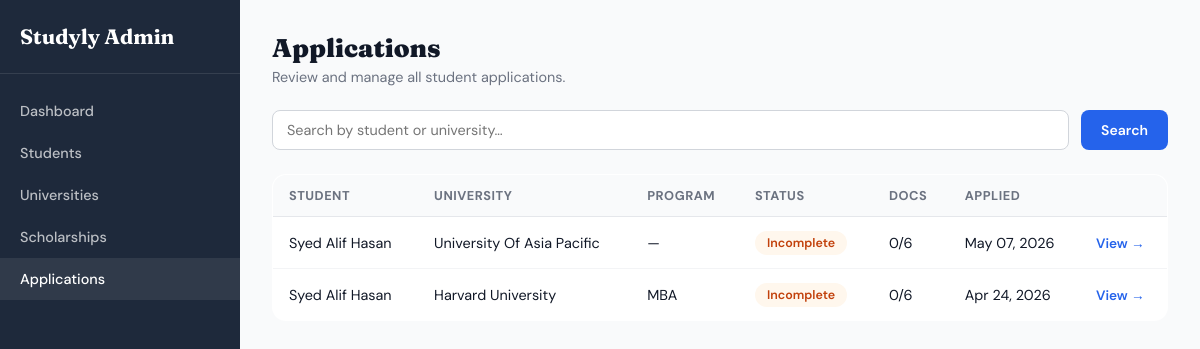
Before: /adminpanel/applications/ (signed in) with the older database file.
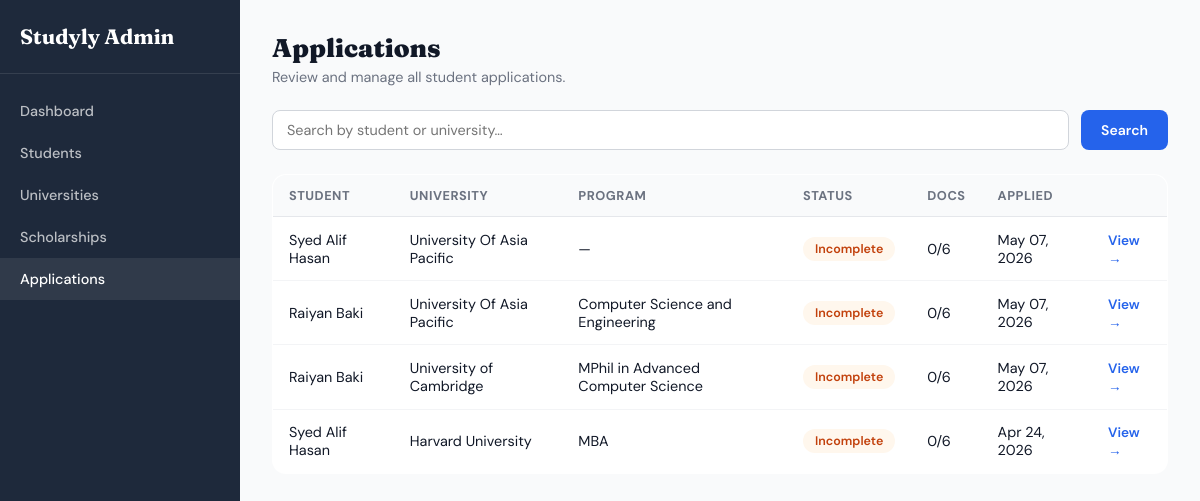
After: the same page with the newer database file.
### applications/models.py (models this page shows, shortened)
class Application(models.Model):
    STATUS_CHOICES = [
        ('incomplete',   'Incomplete'),
        ('submitted',    'Submitted'),
        ('under_review', 'Under Review'),
        ('accepted',     'Accepted'),
        ('rejected',     'Rejected'),
    ]
    user = models.ForeignKey(
        settings.AUTH_USER_MODEL,
        on_delete=models.CASCADE,
        related_name='applications'
    )
    university = models.ForeignKey(
        University,
        on_delete=models.CASCADE,
        related_name='applications'
    )
    program = models.ForeignKey(
        Program,
        on_delete=models.SET_NULL,
        null=True, blank=True,
        related_name='applications'
    )
    status = models.CharField(
        max_length=20,
        choices=STATUS_CHOICES,
        default='incomplete'
    )
    personal_statement = models.FileField(
        upload_to='applications/personal_statements/',
        null=True, blank=True
    )
    transcripts = models.FileField(
        upload_to='applications/transcripts/',
        null=True, blank=True
    )
    recommendations = models.FileField(
        upload_to='applications/recommendations/',
        null=True, blank=True
    )
    english_test = models.FileField(
        upload_to='applications/english_tests/',
        null=True, blank=True
    )
    financial_docs = models.FileField(
        upload_to='applications/financial_docs/',
        null=True, blank=True
    )
    cv_resume = models.FileField(
        upload_to='applications/cv_resumes/',
        null=True, blank=True
    )
    notes = models.TextField(blank=True, null=True)
    shared_with_consultant = models.BooleanField(default=False)
    INTAKE_CHOICES = [
        ('fall_2025', 'Fall 2025'),
        ('spring_2026', 'Spring 2026'),
        ('fall_2026', 'Fall 2026'),
        ('spring_2027', 'Spring 2027'),
        ('rolling', 'Rolling / Anytime'),
    ]
    intake_season = models.CharField(max_length=20, choices=INTAKE_CHOICES, null=True, blank=True)
    deadline = models.DateField(null=True, blank=True)
    applied_date = models.DateField(auto_now_add=True)
    updated_at   = models.DateTimeField(auto_now=True)
    class Meta:
        ordering = ['-applied_date']
        unique_together = ['user', 'university', 'program']
    def documents_submitted(self):
        fields = [
            self.personal_statement,
            self.transcripts,
            self.recommendations,
            self.english_test,
            self.financial_docs,
            self.cv_resume,
        ]
        return sum(1 for f in fields if f)
    def total_documents(self):
        return 6
    def status_color(self):
        return {
            'incomplete':   {'bg': '#fff7ed', 'color': '#c2410c'},
            'submitted':    {'bg': '#dbeafe', 'color': '#1d4ed8'},
            'under_review': {'bg': '#fffbeb', 'color': '#a16207'},
            'accepted':     {'bg': '#f0fdf4', 'color': '#15803d'},
            'rejected':     {'bg': '#fef2f2', 'color': '#b91c1c'},
        }.get(self.status, {'bg': '#f3f4f6', 'color': '#374151'})

### users/models.py (models this page shows, shortened)
class User(AbstractUser):
    ROLE_CHOICES = [
        ('student', 'Student'),
        ('admin', 'Admin'),
        ('consultant', 'Educational Consultant'),
    ]
    role = models.CharField(max_length=20, choices=ROLE_CHOICES, default='student')

### universities/models.py (models this page shows, shortened)
class University(models.Model):
    name = models.CharField(max_length=255)
    country = models.CharField(max_length=100)
    city = models.CharField(max_length=100, blank=True, null=True)
    description = models.TextField(blank=True, null=True)
    ranking = models.IntegerField(blank=True, null=True)
    website = models.URLField(blank=True, null=True)
    apply_url = models.URLField(blank=True, null=True, help_text="Direct application portal URL")
    tuition_display = models.CharField(
        max_length=100, blank=True, null=True,
        help_text="e.g. $54,000/yr"
    )
    acceptance_rate = models.FloatField(
        blank=True, null=True,
        help_text="e.g. 4.5 for 4.5%"
    )
    rating = models.FloatField(blank=True, null=True, help_text="e.g. 4.9")
    total_students = models.CharField(max_length=50, blank=True, null=True)
    established_year = models.IntegerField(blank=True, null=True)
    min_gpa = models.FloatField(blank=True, null=True, help_text="Minimum GPA required")
    min_ielts = models.FloatField(blank=True, null=True, help_text="Minimum IELTS score")
    image = models.ImageField(upload_to='universities/', blank=True, null=True)
    created_at = models.DateTimeField(auto_now_add=True)
    updated_at = models.DateTimeField(auto_now=True)
    class Meta:
        ordering = ['ranking']
        verbose_name_plural = 'Universities'

class Program(models.Model):
    LEVEL_CHOICES = [
        ('bsc', 'BSc'),
        ('msc', 'MSc'),
        ('mba', 'MBA'),
        ('phd', 'PhD'),
        ('diploma', 'Diploma'),
        ('certificate', 'Certificate'),
    ]
    university = models.ForeignKey(
        University, on_delete=models.CASCADE, related_name='programs'
    )
    name = models.CharField(max_length=255)
    level = models.CharField(max_length=20, choices=LEVEL_CHOICES, default='msc')
    duration = models.CharField(max_length=50, blank=True, null=True, help_text="e.g. 2 years")
    tuition_per_year = models.CharField(max_length=100, blank=True, null=True)
    requirements = models.TextField(blank=True, null=True)
    class Meta:
        ordering = ['name']

### adminpanel/views.py (the view)
    def wrapper(request, *args, **kwargs):
        if not request.user.is_authenticated:
            return redirect('users:login')
        if request.user.role != 'admin':
            return redirect('dashboard:dashboard')
        return view_func(request, *args, **kwargs)

### adminpanel/views.py (called while the page is built)
def admin_required(view_func):
    def wrapper(request, *args, **kwargs):
        if not request.user.is_authenticated:
            return redirect('users:login')
        if request.user.role != 'admin':
            return redirect('dashboard:dashboard')
        return view_func(request, *args, **kwargs)
    wrapper.__name__ = view_func.__name__
    return wrapper

def admin_ctx(extra=None):
    ctx = {'skip_nav': True}
    if extra:
        ctx.update(extra)
    return ctx

@admin_required
def application_list(request):
    q    = request.GET.get('q', '').strip()
    apps = Application.objects.select_related(
        'user', 'university', 'program'
    ).order_by('-applied_date')
    if q:
        apps = apps.filter(
            Q(user__username__icontains=q) |
            Q(user__first_name__icontains=q) |
            Q(university__name__icontains=q)
        )
    return render(request, 'adminpanel/applications.html', admin_ctx({
        'applications':    apps,
        'q':               q,
        'active_sidebar':  'applications',
    }))

### users/context_processors.py (called while the page is built)
def unread_notifications(request):
    if request.user.is_authenticated:
        from notifications.models import Notification
        count = Notification.objects.filter(user=request.user, is_read=False).count()
        return {'unread_notif_count': count}
    return {'unread_notif_count': 0}

### templates/adminpanel/applications.html (shortened to what this page needs)
{% extends "base.html" %}
{% block content %}
<div class="admin-wrap">
  <aside class="sidebar">
    <div class="sidebar-logo">Studyly Admin</div>
    <a href="{% url 'adminpanel:dashboard' %}"       class="sidebar-link {% if active_sidebar == 'dashboard' %}active{% endif %}">Dashboard</a>
    <a href="{% url 'adminpanel:students' %}"         class="sidebar-link {% if active_sidebar == 'students' %}active{% endif %}">Students</a>
    <a href="{% url 'adminpanel:universities' %}"     class="sidebar-link {% if active_sidebar == 'universities' %}active{% endif %}">Universities</a>
    <a href="{% url 'adminpanel:scholarships' %}"     class="sidebar-link {% if active_sidebar == 'scholarships' %}active{% endif %}">Scholarships</a>
    <a href="{% url 'adminpanel:application_list' %}" class="sidebar-link {% if active_sidebar == 'applications' %}active{% endif %}">Applications</a>
  </aside>
  <div class="main-area">
    <div class="page-title">Applications</div>
    <p class="page-sub">Review and manage all student applications.</p>
    <form method="get" class="search-row">
      <input type="text" name="q" class="search-input" placeholder="Search by student or university…" value="{{ q }}">
      <button type="submit" class="btn-blue">Search</button>
    </form>
    <table>
      <thead>
        <tr>
          <th>Student</th>
          <th>University</th>
          <th>Program</th>
          <th>Status</th>
          <th>Docs</th>
          <th>Applied</th>
          <th></th>
        </tr>
      </thead>
      <tbody>
        {% for app in applications %}
        <tr>
          <td>{{ app.user.get_full_name|default:app.user.username }}</td>
          <td>{{ app.university.name }}</td>
          <td>{{ app.program.name|default:"—" }}</td>
          <td>
            {% with color=app.status_color %}
              <span class="status-badge" style="background:{{ color.bg }};color:{{ color.color }};">
                {{ app.get_status_display }}
              </span>
            {% endwith %}
          </td>
          <td>{{ app.documents_submitted }}/{{ app.total_documents }}</td>
          <td>{{ app.applied_date|date:"M d, Y" }}</td>
          <td><a href="{% url 'adminpanel:application_detail' app.pk %}" class="view-link">View →</a></td>
        </tr>
        {% empty %}
        <tr><td colspan="7" style="text-align:center;color:#9ca3af;padding:2rem;">No applications found.</td></tr>
        {% endfor %}
      </tbody>
    </table>
  </div>
</div>
{% endblock %}

### templates/base.html (shortened to what this page needs)
<!DOCTYPE html>
<html lang="en">
<head>
</head>
<body>
{% block content %}{% endblock %}
</body>
</html>

### templates/base.html (style rules this page uses)
*, *::before, *::after { box-sizing: border-box; margin: 0; padding: 0; }
body { font-family: 'DM Sans', sans-serif; background: #f9fafb; color: #111827; }
a { text-decoration: none; color: inherit; }

### templates/adminpanel/applications.html (style rules this page uses)
*,*::before,*::after { box-sizing:border-box;margin:0;padding:0 }
body { font-family:'DM Sans',sans-serif;background:#f9fafb;color:#111827 }
a { text-decoration:none;color:inherit }
.admin-wrap { display:flex;min-height:100vh }
.sidebar { width:240px;background:#1e293b;color:white;padding:1.5rem 0;flex-shrink:0;position:sticky;top:0;height:100vh;overflow-y:auto }
.sidebar-logo { padding:0 1.25rem 1.5rem;font-family:'Fraunces',serif;font-size:1.3rem;font-weight:700;color:white;border-bottom:1px solid rgba(255,255,255,.1);margin-bottom:1rem }
.sidebar-link { display:flex;align-items:center;gap:.75rem;padding:.75rem 1.25rem;color:rgba(255,255,255,.7);font-size:.9rem;font-weight:500;transition:background .15s,color .15s }
.sidebar-link:hover,.sidebar-link.active { background:rgba(255,255,255,.08);color:white }
.main-area { flex:1;padding:2rem;min-width:0 }
.page-title { font-family:'Fraunces',serif;font-size:1.6rem;font-weight:900;margin-bottom:.25rem }
.page-sub { color:#6b7280;font-size:.9rem;margin-bottom:1.5rem }
.search-row { display:flex;gap:.75rem;margin-bottom:1.5rem }
.search-input { flex:1;padding:10px 14px;border:1.5px solid #d1d5db;border-radius:8px;font-family:'DM Sans',sans-serif;font-size:.9rem;outline:none }
.btn-blue { padding:10px 20px;background:#2563eb;color:white;border:none;border-radius:8px;font-family:'DM Sans',sans-serif;font-weight:600;font-size:.875rem;cursor:pointer }
table { width:100%;border-collapse:collapse;background:white;border-radius:14px;overflow:hidden;border:1px solid #e5e7eb }
th { text-align:left;padding:.75rem 1rem;font-size:.8rem;font-weight:700;color:#6b7280;text-transform:uppercase;letter-spacing:.04em;background:#f9fafb;border-bottom:1px solid #e5e7eb }
td { padding:.85rem 1rem;font-size:.9rem;border-bottom:1px solid #f3f4f6;vertical-align:middle }
tr:last-child td { border-bottom:none }
.status-badge { display:inline-flex;padding:4px 12px;border-radius:20px;font-size:.78rem;font-weight:600 }
.view-link { color:#2563eb;font-weight:600;font-size:.85rem }

Changed rows visible on the page:
added Application: user.get_full_name "Raiyan Baki", university.name "University Of Asia Pacific", program.name "Computer Science and Engineering", status "Incomplete", documents_submitted "0", total_documents "6", applied_date "May 07, 2026"
added Application: user.get_full_name "Raiyan Baki", university.name "University of Cambridge", program.name "MPhil in Advanced Computer Science", status "Incomplete", documents_submitted "0", total_documents "6", applied_date "May 07, 2026"
